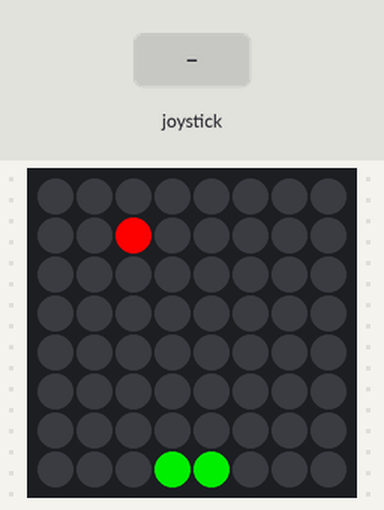
A program run on a simulated Raspberry Pi (BCM pin numbers) with a Sense HAT. Shown: the Sense HAT's 8×8 RGB LED matrix. The test bench sets the inputs (shaded band). Random numbers come from a fixed seed; the 64×8 strip is a reading aid, not a part: it shows the text the matrix is scrolling, unrolled, one strip-width of it at a time; what the program prints to the terminal is not drawn.

Above: at 1.2 s.

The program:

Snake.py
```python
from sense_hat import SenseHat
from time import sleep
from random import randint
import random


sense = SenseHat()

speed = 0.4
score = 0
u = 1
d = 2
l = 3
r = 4
length = 2
dir = 1

snake = [[4,7],[3,7]]
apple = []

w = (0,0,0)
a = (255,0,0)
b = (0,200,0)
o = (255,255,255)
game_space = [w,w,w,w,w,w,w,w,
              w,w,w,w,w,w,w,w,
              w,w,w,w,w,w,w,w,
              w,w,w,w,w,w,w,w,
              w,w,w,w,w,w,w,w,
              w,w,w,w,w,w,w,w,
              w,w,w,w,w,w,w,w,
              w,w,w,b,b,w,w,w]

def update_space(x, y, colour):
  #index element from coordinate
  p = 8 * y + x
  game_space[p] = colour
  sense.set_pixels(game_space)


def collision(x,y) :
  if x>7 or x<0 or y>7 or y<0:
    return True
  else:
    for segment in snake:
      if segment[0] == x and segment[1] == y:
        return True
      else:
        return False

def createApple():
  badApple = True
  while badApple:
    x = randint(0, 7)
    y = randint(0, 7)
    badApple = collision(x, y)
  global apple
  apple = [x, y]
  sense.set_pixel(x, y, a)

def addSegment(x, y):
  global snake
  sense.set_pixel(x, y, b)
  snake.insert(0, [x, y])

  if len(snake) > length:
    lastSegment = snake[-1]
    sense.set_pixel(lastSegment[0], lastSegment[1], w)
    snake.pop()

def move(event):
  global score
  global length
  global dir
  newSegment = [snake[0][0], snake[0][1]]
  if event.action == "pressed":
    if event.direction == "up":
      if dir != d:
        dir = u
        newSegment[1] -= 1
    elif event.direction == "down":
      if dir != u:
        dir = d
        newSegment[1] += 1
    elif event.direction == "left":
      if dir != r:
        dir = l
        newSegment[0] -= 1
    elif event.direction == "right":
      if dir != l:
        dir = r
        newSegment[0] += 1

    if collision(newSegment[0], newSegment[1]):
      snakehead = snake[0]
      for flashHead in range (0, 5):
        sense.set_pixel(snakehead[0], snakehead[1], b)
        sleep(0.1)
        sense.set_pixel(snakehead[0], snakehead[1], w)
        sleep(0.1)
      sense.show_message("GAME OVER!", scroll_speed=0.05)
      sense.show_message("Score " + str(score), scroll_speed=0.05)

    else:
      addSegment(newSegment[0], newSegment[1])
      if newSegment[0] == apple[0] and newSegment[1] == apple[1]:
        length += 1
        print (length)
        score += 1
        createApple()

      return True


sense.clear()
sense.set_pixels(game_space)
createApple()

print("Press Joystick to start")

running = True

while running:
  playing = True
  while playing:
    sleep(0.5)
    for event in sense.stick.get_events():
      playing = move(event)
      print (dir)
      #print (length)
```
